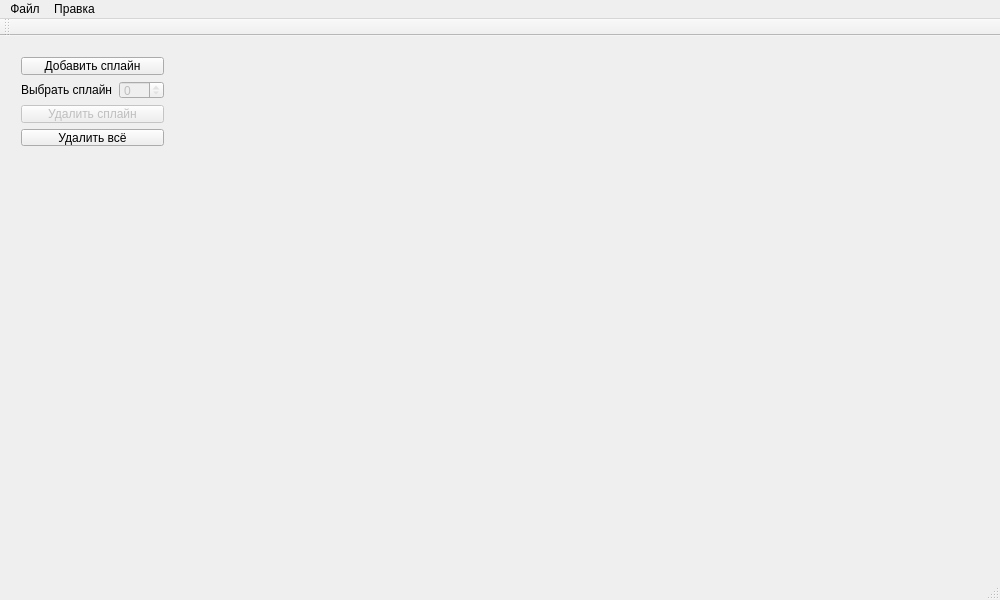
<?xml version="1.0" encoding="UTF-8"?>
<ui version="4.0">
 <class>MainWindow</class>
 <widget class="QMainWindow" name="MainWindow">
  <property name="geometry">
   <rect>
    <x>0</x>
    <y>0</y>
    <width>1000</width>
    <height>600</height>
   </rect>
  </property>
  <property name="windowTitle">
   <string>Spline Editor</string>
  </property>
  <widget class="QWidget" name="centralWidget">
   <widget class="QCustomPlot" name="customPlot" native="true">
    <property name="geometry">
     <rect>
      <x>180</x>
      <y>10</y>
      <width>810</width>
      <height>530</height>
     </rect>
    </property>
   </widget>
   <widget class="QWidget" name="verticalLayoutWidget">
    <property name="geometry">
     <rect>
      <x>10</x>
      <y>10</y>
      <width>165</width>
      <height>111</height>
     </rect>
    </property>
    <layout class="QVBoxLayout" name="verticalLayout">
     <item>
      <widget class="QPushButton" name="pushButton">
       <property name="text">
        <string>Добавить сплайн</string>
       </property>
      </widget>
     </item>
     <item>
      <layout class="QHBoxLayout" name="horizontalLayout">
       <item>
        <widget class="QLabel" name="label">
         <property name="text">
          <string>Выбрать сплайн</string>
         </property>
        </widget>
       </item>
       <item>
        <widget class="QSpinBox" name="spinBox">
         <property name="enabled">
          <bool>false</bool>
         </property>
         <property name="keyboardTracking">
          <bool>false</bool>
         </property>
         <property name="minimum">
          <number>0</number>
         </property>
         <property name="maximum">
          <number>0</number>
         </property>
        </widget>
       </item>
      </layout>
     </item>
     <item>
      <widget class="QPushButton" name="pushButton_2">
       <property name="enabled">
        <bool>false</bool>
       </property>
       <property name="text">
        <string>Удалить сплайн</string>
       </property>
      </widget>
     </item>
     <item>
      <widget class="QPushButton" name="pushButton_3">
       <property name="text">
        <string>Удалить всё</string>
       </property>
      </widget>
     </item>
    </layout>
   </widget>
  </widget>
  <widget class="QMenuBar" name="menuBar">
   <property name="geometry">
    <rect>
     <x>0</x>
     <y>0</y>
     <width>1000</width>
     <height>19</height>
    </rect>
   </property>
   <widget class="QMenu" name="menu">
    <property name="title">
     <string>Файл</string>
    </property>
    <addaction name="action_new"/>
    <addaction name="action_save"/>
    <addaction name="action_load"/>
    <addaction name="action_quit"/>
   </widget>
   <widget class="QMenu" name="menu_2">
    <property name="title">
     <string>Правка</string>
    </property>
    <addaction name="action_undo"/>
    <addaction name="action_redo"/>
   </widget>
   <addaction name="menu"/>
   <addaction name="menu_2"/>
  </widget>
  <widget class="QToolBar" name="mainToolBar">
   <attribute name="toolBarArea">
    <enum>TopToolBarArea</enum>
   </attribute>
   <attribute name="toolBarBreak">
    <bool>false</bool>
   </attribute>
  </widget>
  <widget class="QStatusBar" name="statusBar"/>
  <action name="action_new">
   <property name="text">
    <string>Новый</string>
   </property>
  </action>
  <action name="action_save">
   <property name="text">
    <string>Сохранить</string>
   </property>
  </action>
  <action name="action_load">
   <property name="text">
    <string>Загрузить</string>
   </property>
  </action>
  <action name="action_quit">
   <property name="text">
    <string>Выход</string>
   </property>
  </action>
  <action name="action_undo">
   <property name="text">
    <string>Отменить</string>
   </property>
  </action>
  <action name="action_redo">
   <property name="text">
    <string>Повторить</string>
   </property>
  </action>
 </widget>
 <layoutdefault spacing="6" margin="11"/>
 <customwidgets>
  <customwidget>
   <class>QCustomPlot</class>
   <extends>QWidget</extends>
   <header location="global">qcustomplot.h</header>
   <container>1</container>
  </customwidget>
 </customwidgets>
 <resources/>
 <connections/>
</ui>
